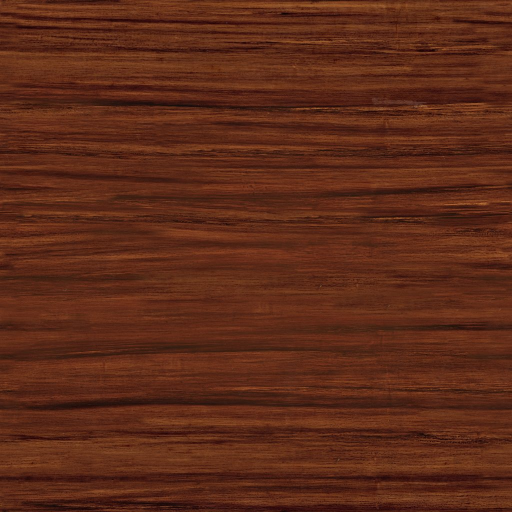
#> input picture temple/bois-sombre-diff.jpg, 1024 x 1024 px, given in place of sunset_forest.jpg, which was not available (shown at 1/2 size)
$ python temple-assets.py ../temple/bois-sombre-diff.jpg ../temple/bois-sombre-nor_gl.jpg
#> lines starting #> are read from the running program, lines starting #| are printed output that depends on the picture
"""Prépare les images du temple doré à partir des fichiers Poly Haven (CC0).

  python3 -I scripts/temple-assets.py <dossier des téléchargements> public/temple

Entrées : sunset_forest.jpg (panorama 8K « tonemapped »), sunset_forest_1k.hdr,
hinoki_planks_{diff,nor_gl,rough}_2k.jpg, dark_wood_{diff,nor_gl,rough}_2k.jpg.
Le panorama est étalonné « heure dorée » : balance chaude, ciel réchauffé vers
l'horizon, voile doré bas, contraste doux.
"""
import os
import shutil
import sys

import cv2
import numpy as np

SRC, OUT = sys.argv[1], sys.argv[2]
os.makedirs(OUT, exist_ok=True)


def jpg(nom, img, q=86):
    cv2.imwrite(os.path.join(OUT, nom), img, [cv2.IMWRITE_JPEG_QUALITY, q, cv2.IMWRITE_JPEG_PROGRESSIVE, 1])


pano = cv2.imread(os.path.join(SRC, 'sunset_forest.jpg')).astype(np.float32) / 255.0
H, W = pano.shape[:2]
#> H = 1024; W = 1024
b, g, r = pano[..., 0], pano[..., 1], pano[..., 2]
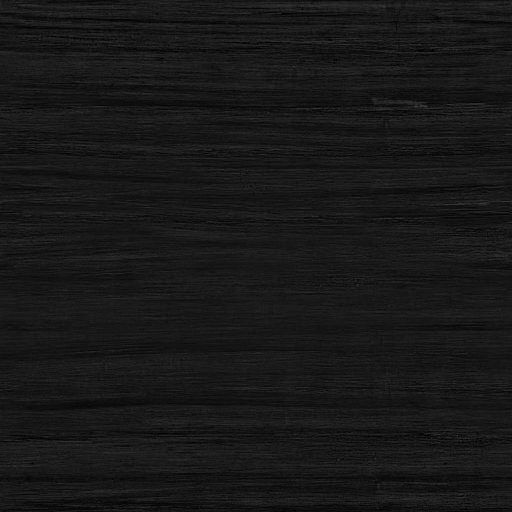
#> b: shape (1024, 1024) float32 (shown at 1/2 size); min 0, max 0.322, mean 0.0931
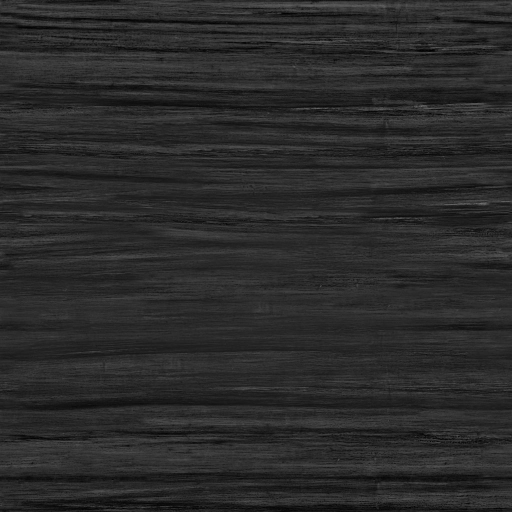
#> g: shape (1024, 1024) float32 (shown at 1/2 size); min 0, max 0.518, mean 0.167
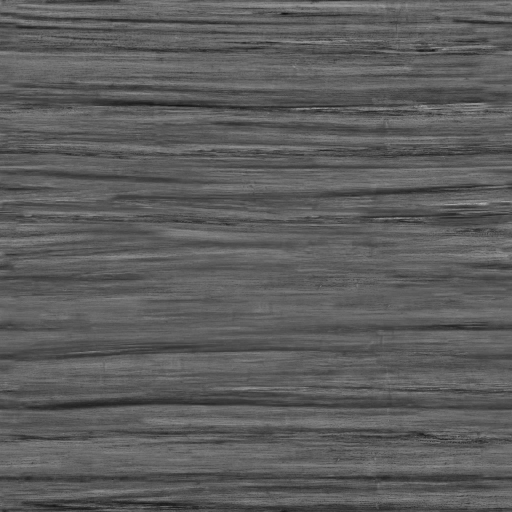
#> r: shape (1024, 1024) float32 (shown at 1/2 size); min 0.0471, max 0.776, mean 0.365
lum = 0.299 * r + 0.587 * g + 0.114 * b
el = 0.5 - (np.arange(H, dtype=np.float32)[:, None] + 0.5) / H          # +0.5 zénith … −0.5 nadir
# ciel : clair et bleuté
ciel = np.clip((b - np.maximum(r, g) * 0.92) * 6, 0, 1) * np.clip((lum - 0.45) * 3, 0, 1) * (el > -0.05)
#> ciel: shape (1024, 1024) float32; every value is 0
# dégradé de couchant : pêche en haut, or près de l'horizon
haut = np.array([0.66, 0.78, 0.98], np.float32)      # BGR pêche rosé
bas = np.array([0.52, 0.80, 1.00], np.float32)       # BGR or pâle
k = np.clip(el / 0.35, 0, 1)[..., None]
grad = bas * (1 - k) + haut * k
out = pano.copy()
m = ciel[..., None] * 0.85
out = out * (1 - m) + (grad * (0.75 + 0.35 * lum[..., None])) * m
# balance chaude et voile doré près de l'horizon
out *= np.array([0.86, 0.98, 1.08], np.float32)
voile = np.exp(-np.abs(el) / 0.09)[..., None] * 0.10
out = out * (1 - voile) + np.array([0.55, 0.78, 1.0], np.float32) * voile
# contraste doux, ombres un peu plus profondes
out = np.clip(out, 0, 1)
out = out * out * (3 - 2 * out) * 0.35 + out * 0.65
# le sol (sous le plancher) s'assombrit : il ne se voit qu'entre les lattes du bord
sol = np.clip((-el - 0.08) / 0.25, 0, 1)[..., None]
#> sol = 1024 values from 0 to 1
out *= 1 - sol * 0.35
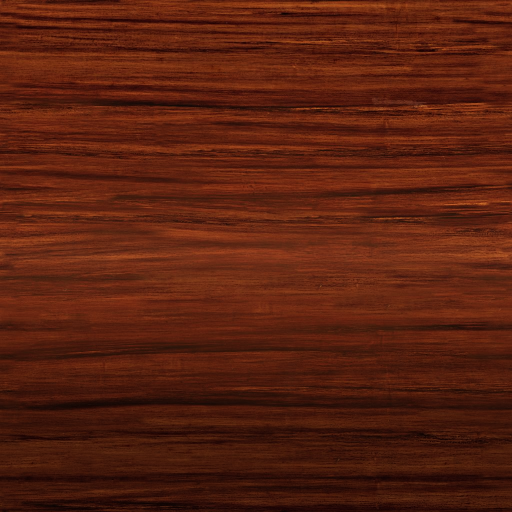
#> out: shape (1024, 1024, 3) float32 (shown at 1/2 size); mean B, G, R 0.0599, 0.13, 0.352
out8 = (np.clip(out, 0, 1) * 255 + 0.5).astype(np.uint8)
jpg('foret-6k.jpg', cv2.resize(out8, (6144, 3072), interpolation=cv2.INTER_AREA), 84)
#> in jpg, `cv2.imwrite(os.path.join(OUT, nom), img, [cv2.IMWRITE_JPEG_QUALITY, q,..`:
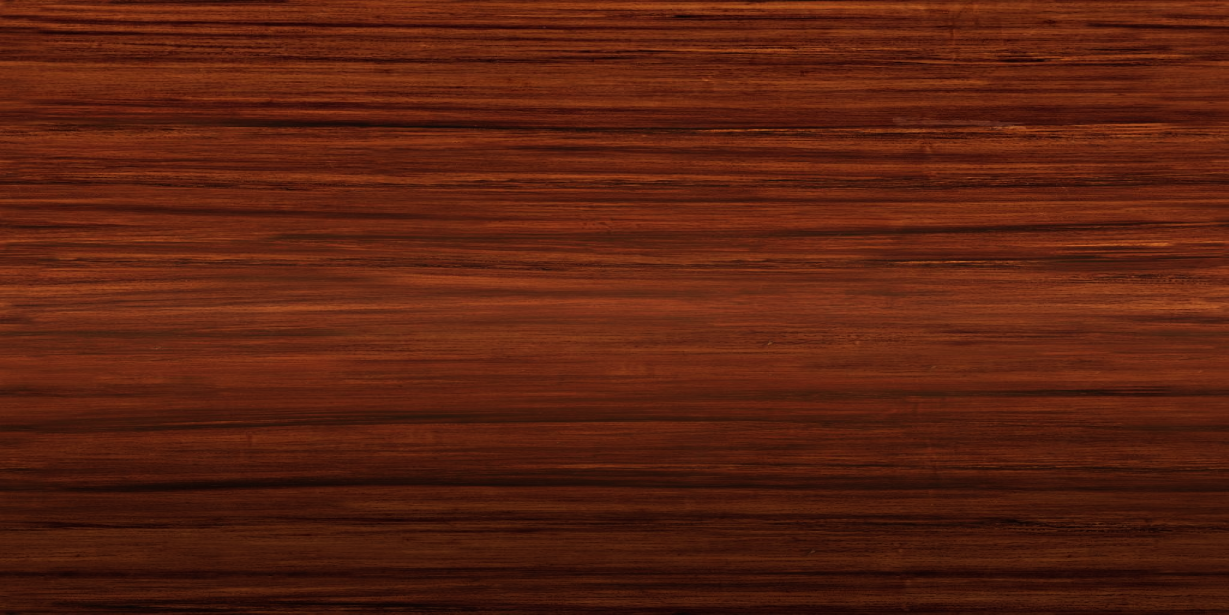
#> saved as foret-6k.jpg: shape (3072, 6144, 3) (shown at 1/5 size); mean B, G, R 15.3, 33.1, 89.7
jpg('foret-4k.jpg', cv2.resize(out8, (4096, 2048), interpolation=cv2.INTER_AREA), 85)
jpg('foret-mini.jpg', cv2.resize(out8, (1024, 512), interpolation=cv2.INTER_AREA), 80)
#> call 3 of jpg, with nom = 'foret-mini.jpg', q = 80
#> in jpg (call 3), `cv2.imwrite(os.path.join(OUT, nom), img, [cv2.IMWRITE_JPEG_QUALITY, q,..`:
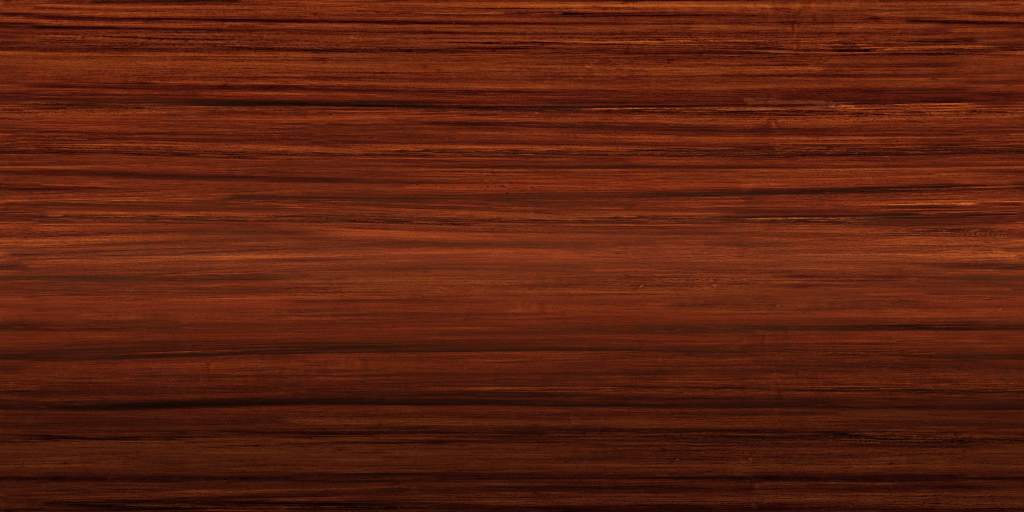
#> saved as foret-mini.jpg: shape (512, 1024, 3); mean B, G, R 15.3, 33.1, 89.7
# Lumière de la forêt (HDR) en deux PNG sans perte : mantisses RVB et exposant
# commun (RGBE). Le .hdr n'est pas servi partout ; deux PNG, si.
#> (the run stopped early here; a loop or call above may not have finished)
